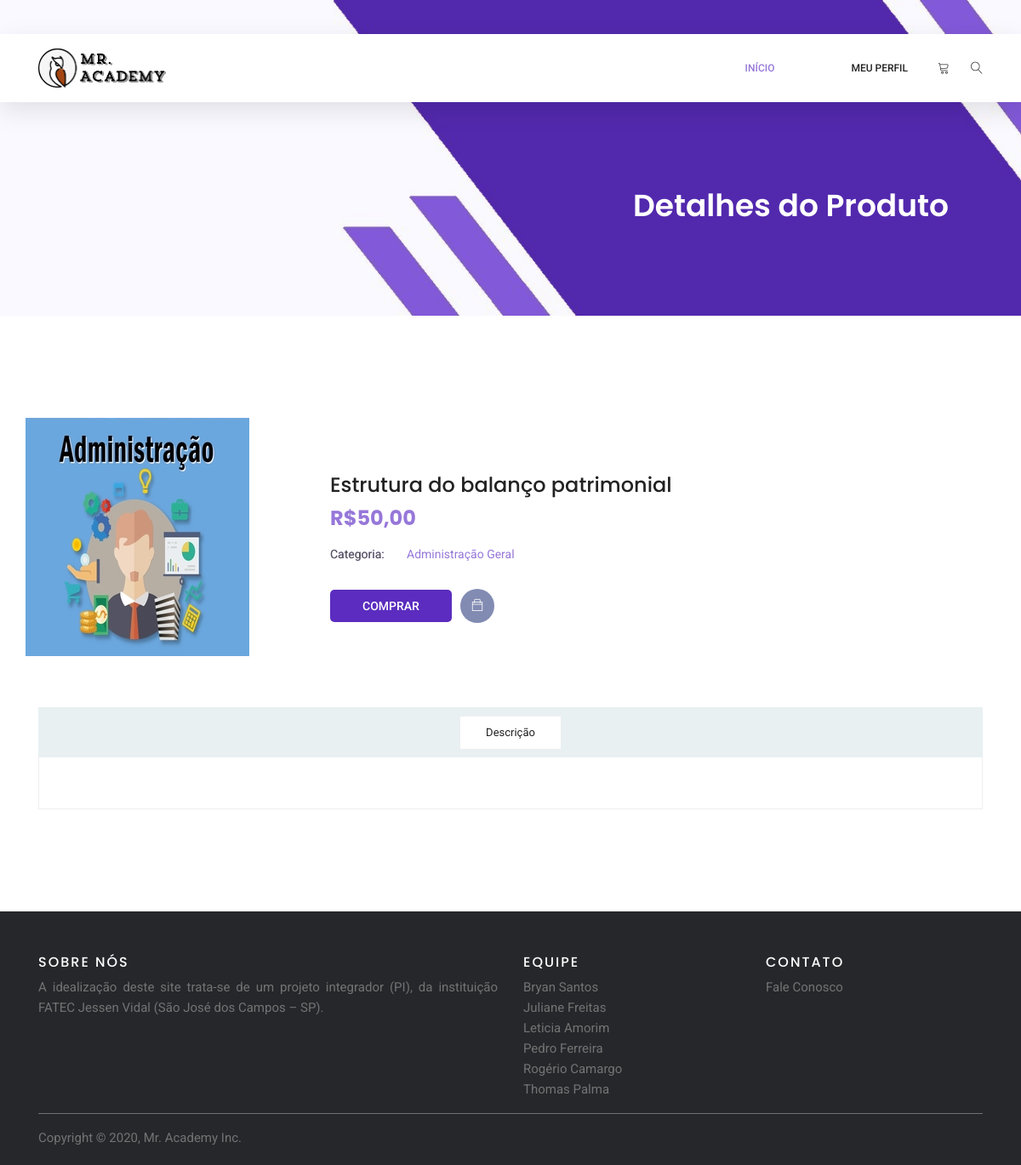
The app's page /src/carousel/single-product.php?id=29 with its own data.
### tables this page shows
CREATE TABLE `arquivos` (
  `id` int(11) NOT NULL,
  `nome_arquivo` varchar(100) NOT NULL,
  `caminho` varchar(255) NOT NULL,
  `disciplina` varchar(100) NOT NULL,
  `descricao` text NOT NULL,
  `extensao_arquivo` varchar(5) NOT NULL,
  `titulo_produto` varchar(250) NOT NULL,
  `preco` varchar(100) NOT NULL
);

### src/carousel/single-product.php (the view, shortened to what this page needs)
<?php
	include("conexao.php");
	$id = $_REQUEST['id'];
	$result_produtos = "SELECT * FROM arquivos WHERE id = $id";
	$resultado_produtos = mysqli_query($conexao, $result_produtos);
	$infos_produto = mysqli_fetch_assoc($resultado_produtos);
?>
<!DOCTYPE html>
<html lang="pt-br">
<head>
  <link rel="stylesheet" href="css/linearicons.css">
  <link rel="stylesheet" href="css/themify-icons.css">
  <link rel="stylesheet" href="css/bootstrap.css">
  <link rel="stylesheet" href="css/owl.carousel.css">
  <link rel="stylesheet" href="css/main.css">
  <link href="carousel.css" rel="stylesheet">
</head>
<body>
	<header class="header_area sticky-header">
		<div class="main_menu">
			<nav class="navbar navbar-expand-lg navbar-light main_box">
				<div class="container">
					<a class="navbar-brand logo_h" href="produtos.php"><img src="imagens/logo.png" width="150px"></a>
					<div class="collapse navbar-collapse offset" id="navbarSupportedContent">
						<ul class="nav navbar-nav menu_nav ml-auto">
							<li class="nav-item active"><a class="nav-link" href="produtos.php">Início</a></li>
							<li class="nav-item submenu dropdown">
								<a href="#" class="nav-link dropdown-toggle" data-toggle="dropdown" role="button" aria-haspopup="true"
								 aria-expanded="false">Meu Perfil</a>
						</ul>
						<ul class="nav navbar-nav navbar-right">
							<li class="nav-item"><a href="#" class="cart"><span class="lnr lnr-cart"></span></a></li>
							<li class="nav-item">
								<button class="search"><span class="lnr lnr-magnifier" id="search"></span></button>
							</li>
						</ul>
					</div>
				</div>
			</nav>
		</div>
	</header>
	<section class="banner-area organic-breadcrumb">
		<div class="container">
			<div class="breadcrumb-banner d-flex flex-wrap align-items-center justify-content-end">
				<div class="col-first">
					<h1>Detalhes do Produto</h1>
				</div>
			</div>
		</div>
	</section>
	<div class="product_image_area">
		<div class="container">
			<div class="row s_product_inner">
				<?php
				if ($infos_produto["disciplina"] == "Português") {
					echo '<img src="imagens/produtos/p7.jpg" alt="">';
				}
				else if ($infos_produto["disciplina"] == "Inglês") {
					echo '<img src="imagens/produtos/p1.jpg" alt="">';
				}
				else if ($infos_produto["disciplina"] == "Matemática Discreta") {
					echo '<img src="imagens/produtos/p6.jpg" alt="">';
				}
				else if ($infos_produto["disciplina"] == "Laboratório de Hardware") {
					echo '<img src="imagens/produtos/p4.jpg" alt="">';
				}
				else if ($infos_produto["disciplina"] == "Administração Geral") {
					echo '<img src="imagens/produtos/p3.jpg" alt="">';
				}
				?>
				<div class="col-lg-5 offset-lg-1">
					<div class="s_product_text">
						<h3><?php echo($infos_produto["titulo_produto"]); ?></h3>
						<h2><?php echo($infos_produto["preco"]); ?></h2>
						<ul class="list">
							<li><a class="active" href="#"><span>Categoria:</span><?php echo($infos_produto["disciplina"]); ?></a></li>
							<br>
							<div class="card_area d-flex align-items-center">
								<a class="primary-btn" href="#">Comprar</a>
								<a class="icon_btn" href="#"><i class="ti-bag"></i></a>
							</ul>
						</div>
					</div>
				</div>
			</div>
		</div>
	<section class="product_description_area">
		<div class="container">
			<ul class="nav nav-tabs" id="myTab" role="tablist">
				<li class="nav-item">
					<a class="nav-link" id="home-tab" data-toggle="tab" href="#home" role="tab" aria-controls="home" aria-selected="true">Descrição</a>
				</li>
			</ul>
			<div class="tab-content" id="myTabContent">
				</div>
			</div>
		</section>
    <footer class="site-footer">
      <div class="container">
        <div class="row">
          <div class="col-sm-12 col-md-6">
            <h6>Sobre nós</h6>
            <p class="text-justify">A idealização deste site trata-se de um projeto integrador (PI), da instituição FATEC Jessen Vidal (São José dos Campos – SP).</p>
          </div>
          <div class="col-xs-6 col-md-3">
            <h6>Equipe</h6>
            <ul class="footer-links">
   			  <li><a href="https://www.linkedin.com/in/bryan-santos-77b53317b/" target="_blank">Bryan Santos</a></li>
              <li><a href="https://www.linkedin.com/in/juliane-freitas-9b6287163/" target="_blank">Juliane Freitas</a></li>
              <li><a href="https://www.linkedin.com/in/leticia-amorim-4761b1185/" target="_blank">Leticia Amorim</a></li>
              <li><a href="https://www.linkedin.com/in/pedro-ferreira-6a8417190/" target="_blank">Pedro Ferreira</a></li>
              <li><a href="https://www.linkedin.com/in/rogério-camargo-3a01191a5/" target="_blank">Rogério Camargo</a></li>
              <li><a href="https://www.linkedin.com/in/thomas-palma-0764b81b3/" target="_blank">Thomas Palma</a></li>
            </ul>
          </div>
          <div class="col-xs-6 col-md-3">
            <h6>Contato</h6>
            <ul class="footer-links">
              <li><a href="contato.php">Fale Conosco</a></li>
         	</ul>
          </div>
        </div>
        <hr>
      </div>
      <div class="container">
        <div class="row">
          <div class="col-md-8 col-sm-6 col-xs-12">
            <p class="copyright-text">Copyright © 2020, Mr. Academy Inc. <a href="#"></a></p>
</footer>
</body>
</html>

### records on screen
arquivos: titulo_produto "Estrutura do balanço patrimonial", preco "R$50,00", disciplina "Administração Geral"
